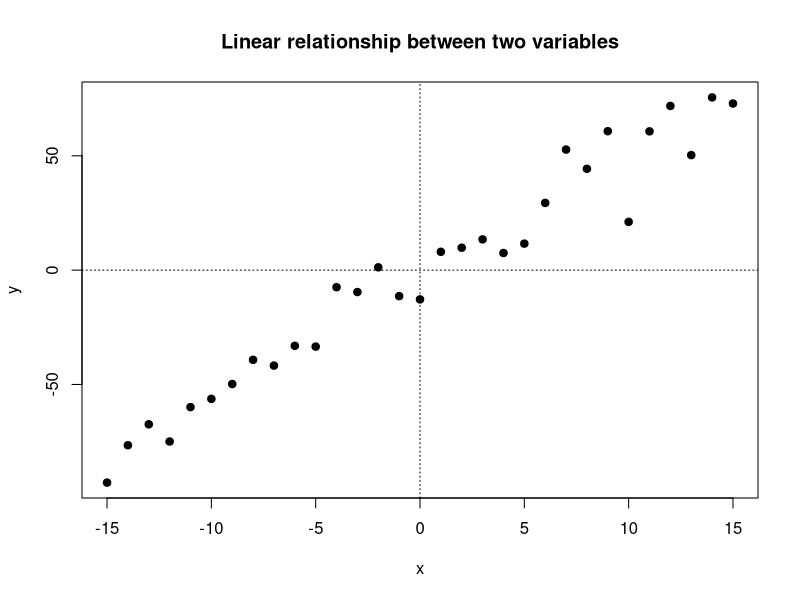
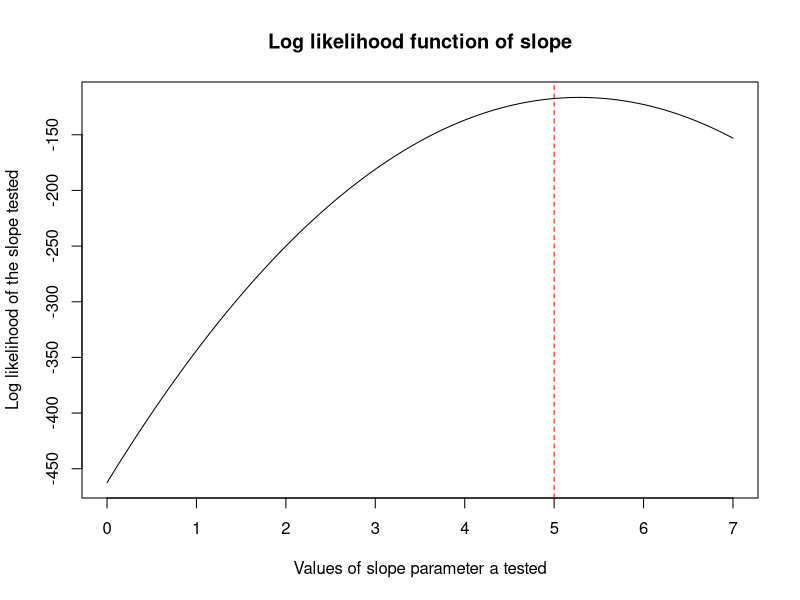
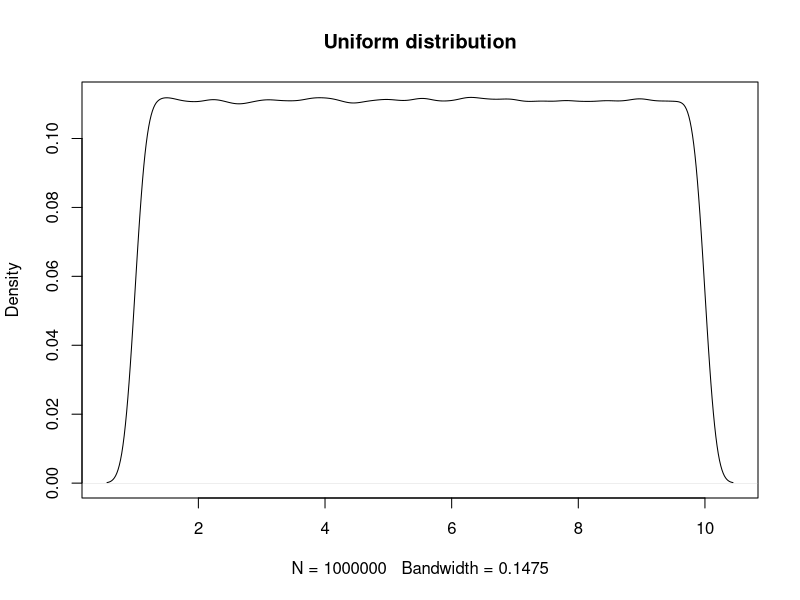
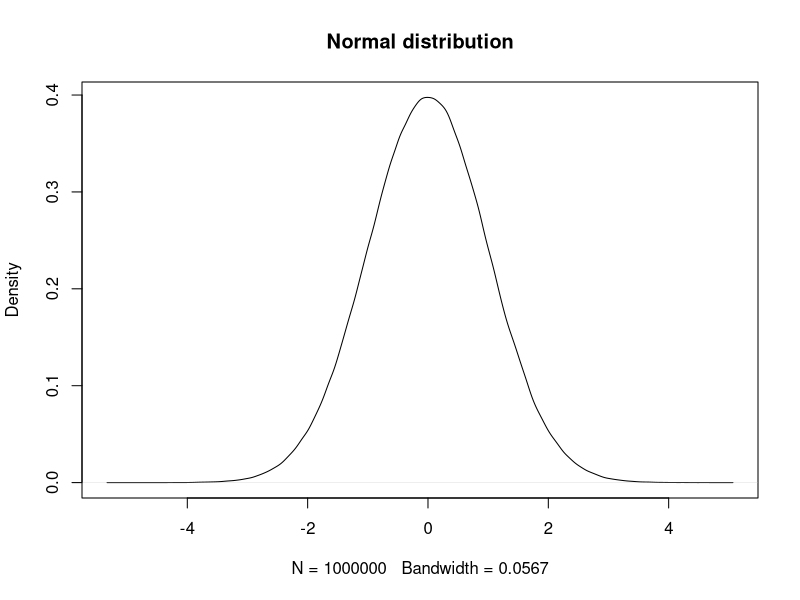
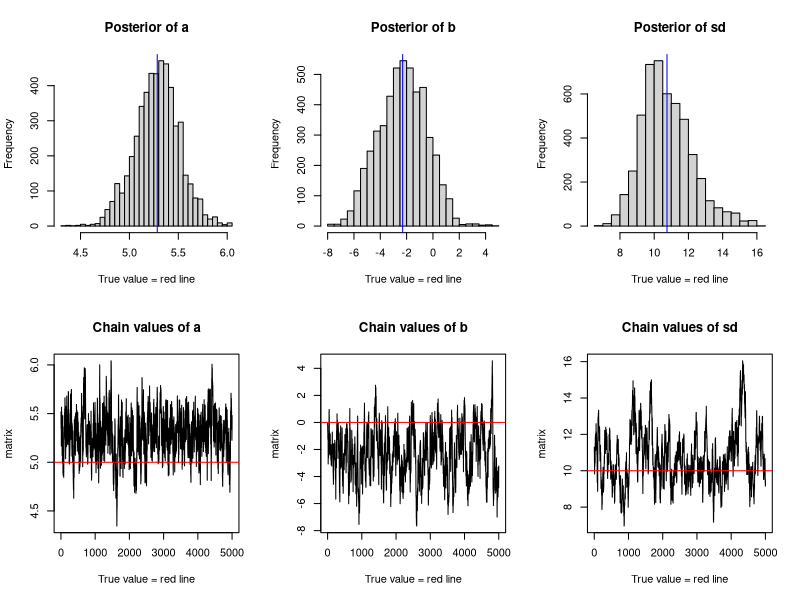
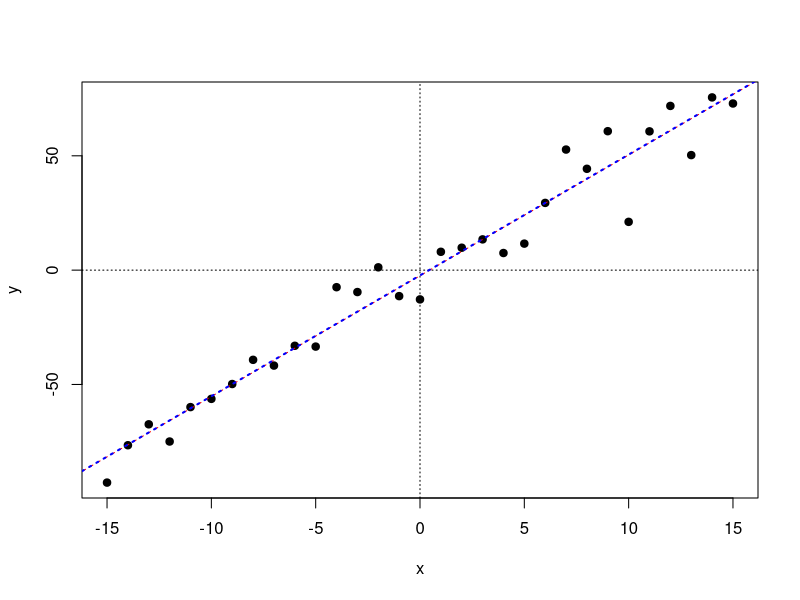
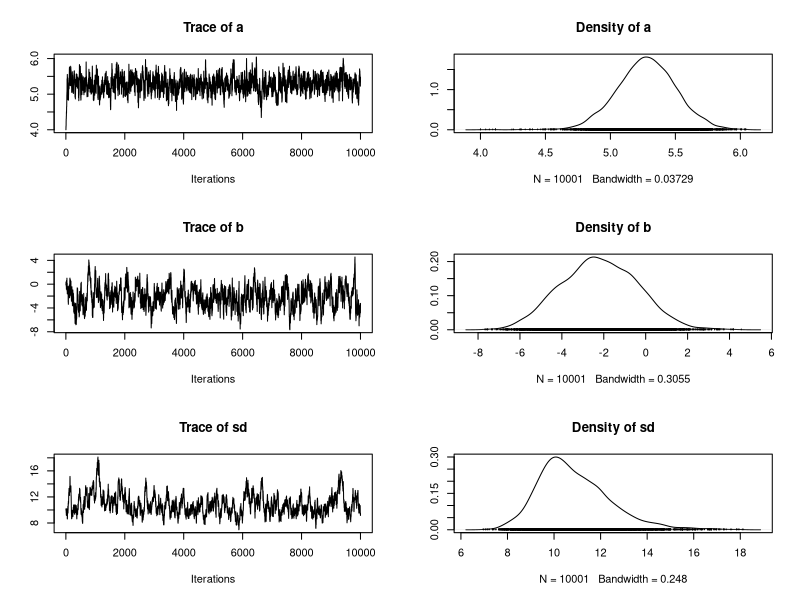
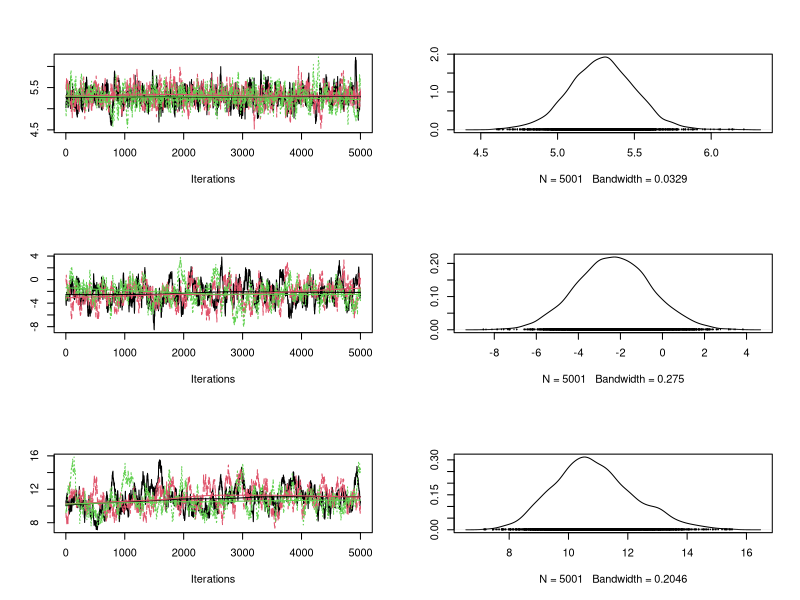

Here is the R script that generated these plots, in order:
# QCBS MCMC Workshop
install.packages("coda")


# To explore the Metropolis-Hastings, we are going to test a custom algorithm in R based on a simple linear model. First, we are going to generate the data, build a likelihood function, set our priors, and construct the posterior distribution. As a reminder, we provide Bayes rule below. 

## Bayes rule: 

# $$ P(\theta \mid Data) = \frac{P(Data \mid \theta) \, P(\theta)}{P(Data)} $$
# or it can be rewritten as
# $$ P(\theta \mid Data) \propto P(Data \mid \theta) \, P(\theta) $$


# Specifying the data -----------------------------------------------------
# In this exercise, we are going to set the data according to a linear model: y = ax+b + epsilon. 

true_a <- 5       # slope
true_b <- 0       # Intercept
true_Sd <- 10     # error 
sample_Size <- 31 # sample size 

# create independent x-values (between -15 to 15)
x <- (-(sample_Size-1)/2):((sample_Size-1)/2)

# create dependent values according to ax + b + N(0,sd)
y <-  true_a * x + true_b + rnorm(n = sample_Size,
mean = 0,
sd = true_Sd)

# Look at the data 
par(mfrow=c(1,1))
plot(x, y, 
col = "black", 
bg  = "black", 
pch = 21,
main= "Linear relationship between two variables")
abline(h = 0, v = 0, lty = 3)



# To define our Metropolis-Hastings MCMC, we need to define a statistical model. First, let's take a look at the likelihood.


# Likelihood --------------------------------------------------------------
## Likelihood or L(Data|Parameters)
# With the likelihood, we want to construct a function to answer the question: what is the function of parameters, in a statistical model, given the data. 
# $$P(Data \mid \theta_i)$$
  
likelihood <- function(param){
  # Setting parameters
  a = param[1]
  b = param[2]
  sd = param[3]
  
  # Create the predicted y 
  y_pred = a*x + b
  
  # We look how likely it is to have y, if we assume 
  # it comes from a normal distribution with
  # mean y_pred and a standard deviation of sd
  # dnorm outputs a probability (it's going to be the same length as the y vector)
  singlelikelihoods = dnorm(y, # y is the data we created that is dependent on x              
                            mean = y_pred, 
                            sd = sd, 
                            log = TRUE) # This is giving the log of the
  # probability. It is, partly, to
  # accommodate underflow and stuff
  # like that (log(10^-34)=-78.29)
  sumll = sum(singlelikelihoods) # (The logarithm of a product equals
  # the sum of the logarithms): explained
  # here https://onlinecourses.science.psu.edu/stat504/node/27
  return(sumll)   
}

# Example: plot the likelihood profile of the slope a 
# (we are going to test different slope values to see how it's working)
slopevalues <- function(test_a){
  return(likelihood(c(test_a, 
                      true_b, 
                      true_Sd)))
}

# Here we are going to create a bunch of slope values and test them with our likelihood 
sequence = seq(0, 7, by=.05)
slopelikelihoods <- lapply(sequence, 
                           slopevalues)
plot (sequence, 
      slopelikelihoods, 
      type = "l", 
      xlab = "Values of slope parameter a tested", 
      ylab = "Log likelihood of the slope tested", 
      main = "Log likelihood function of slope");abline(v=true_a, col = "red", lty = 2)



# Prior -------------------------------------------------------------------
## Prior distribution or Prior(Parameters)
# $$P(\theta_i)$$
  
# There is one prior distribution per parameter 
prior <- function(param){
  a = param[1]
  b = param[2]
  sd = param[3]
  
  # The choice of the priors might not be the best. 
  # They were chosen for simplicity in this exercice.
  # As a reminder: 
  # A Uniform distribution is defined by a minimum and a maximum value
  # A Normal distribution is defined by a mean and a standard deviation
  aprior = dunif(a, min=0, max=10, log = TRUE)
  bprior = dnorm(b, mean = 0, sd = 5, log = TRUE)
  sdprior = dunif(sd, min=0, max=30, log = TRUE)
  
  # Addition of the prior (since everything in on a 
  # log scale with "log = TRUE")
  return(aprior + bprior + sdprior)
}

# If you want to look at the uniform density distribution: 
plot(density(runif(1000000,min = 1,max = 10)), 
     main = "Uniform distribution")
# If you want to look at the normal density distribution: 
plot(density(rnorm(1000000, mean = 0, sd = 1)), 
     main = "Normal distribution")



# The posterior or P(Parameters|Data) -------------------------------------

# $$ P(\theta_i \mid Data)$$
# The posterior is a density distribution that reflects the probability of observing the data given some parameter θ~i~. It is proportional to $P(\theta_i \mid Data) P(Data)$ or the likelihood times the prior.
# In this case, since we work with the log-scale (log likelihood and prior), we can sum the two instead of multiplying them. This function will be implemented in the MCMC sampler. 

posterior <- function(param){
  return (likelihood(param) + # Likelihood
            prior(param))     # Prior
}





# Metropolis-Hastings algorithm  ------------------------------------------
# Now let's turn to the Markov chain Monte Carlo (MCMC). That's the process that will help us to determine the posterior distribution with the likelihood and the prior we defined earlier.
# Developed in part with Nicholas Constantine Metropolis (born in US, 1915-1999) and Wilfred Keith Hastings (born in Canada, 1930-2016). 
# The objective is to navigate through the parameter space (mixing), pick some values and test them. 
# Here's a resource if you want to get a sense of how a MCMC algorithm is working:  Hartig, F., J. M. Calabrese, B. Reineking, T. Wiegand, and A. Huth. 2011. Statistical inference for stochastic simulation models - theory and application. Ecology Letters 14:816–827.

proposalfunction <- function(param){
return(rnorm(3, # This outputs 3 values 
mean = param, 
sd = c(0.1,0.5,0.3))) # If you're not sure what 
# to put here, start with 
# 1/20 and see how it goes! 
}

run_metropolis_MCMC <- function(startvalue,  # The start value may bias 
                                # the first step in the MCMC, 
                                # but it is discarded later 
                                iterations){ # The number of times it's 
  # going to test values 
  chain = array(dim = c(iterations+1,3))
  chain[1,] = startvalue
  for (i in 1:iterations){
    
    # Getting new proposed values 
    proposal = proposalfunction(chain[i,])
    
    # Probability of acceptance 
    # Here we compare the ratio of the posterior probability with 
    # the proposal and the posterior probability of the last value 
    probab = exp(posterior(proposal) - posterior(chain[i,])) # p1/p2 = exp[log(p1)-log(p2)]
    if (runif(1) < probab){ # If the probability we get is higher 
      # than a random probability (it could 
      # also be coded as a rbinom())
      chain[i+1,] = proposal
    } else {
      chain[i+1,] = chain[i,]
    }
  } # Closing for loop 
  return(chain)
} # End of run_metropolis_MCMC

startvalue = c(4,0,10)
chain = run_metropolis_MCMC(startvalue = startvalue, 
                            iterations = 10000)

# The burnIn will discard the first iterations that 
# might not be meaningful in the MCMC chain (it also discards the initial values)
# Another way of looking at this is that we need to 
# "warm up" the MCMC chain before we interpret any conclusion from it. 
burnIn = 5000

# Below, we look at the acceptance rate. 
# How often the values proposed from the "proposalfunction" 
# were accepted by the algorithm. For this, we look at duplicated
# lines. If a line was copied entirely, it means that the proposal 
# was rejected.
(acceptance.rate = 1-mean(duplicated(chain[-(1:burnIn),])))

### End of MCMC 




# Summary and diagnostic --------------------------------------------------

# In this part, we are going to look at the posterior distribution with an histogram and use traceplots to diagnose how well our chains were exploring the parameter space (mixing). 

par(mfrow = c(2,3))

# Histograms for posterior 
colnames(chain) = c("a","b","sd")
chain.burn = chain[-(1:burnIn),]

hist.mcmc = function(matrix,
                     xlab = "True value = red line",
                     main = "Posterior", 
                     nclass=30,
                     true.value = NA,
                     col = "red") {
  hist(matrix,nclass=nclass,  
       main=main, xlab=xlab)
  abline(v = mean(matrix), col="blue" )
  abline(v = true.value, col=col )
}

hist.mcmc(chain.burn[,"a"], main="Posterior of a")
hist.mcmc(chain.burn[,"b"], main="Posterior of b")
hist.mcmc(chain.burn[,"sd"], main="Posterior of sd")

# Trace plots function for chain mixing
traceplot.mcmc = function(matrix,
                          xlab = "True value = red line",
                          main = "Chain values", 
                          true.value = NA,
                          col = "red") {
  plot(matrix, type = "l", 
       xlab =xlab, 
       main = main )
  abline(h = true.value, col = col)
}

traceplot.mcmc(matrix = chain.burn[,"a"],
               main = "Chain values of a",
               true.value = true_a)
traceplot.mcmc(matrix = chain.burn[,"b"],
               main = "Chain values of b",
               true.value = true_b)
traceplot.mcmc(matrix = chain.burn[,"sd"],
               main = "Chain values of sd",
               true.value = true_Sd)

# for comparison, see the linear model:
summary(lm(y~x))

par(mfrow=c(1,1))

# Show the data again
plot(y~x,col = "black", bg = "black", pch = 21); abline(h=0,v=0,lty = 3)

# Line from the linear model 
abline(lm(y~x), col = "red",lty = 2)

# Extract the parameters from our Bayesian model by computing the mean of each parameter
bayes.linear.parameters = apply(chain[-(1:burnIn),],2,mean)
abline(a = bayes.linear.parameters[2], # a in this case is the intercept
       b = bayes.linear.parameters[1], # b is the slope
       col = "blue", lty = 3, lwd = 2)




# Coda: Convergence Diagnosis and Output Analysis -------------------------

# There are also packages that are designed to diagnose Bayesian models. Here we are going to explore traceplots of multiple chains, and density plots of the posterior.

# Diagnostic of the parameters by converting our matrix in a MCMC object
library(coda)
class(chain)

# Transform to an MCMC object 
chain.mcmc = mcmc(chain)
class(chain.mcmc)
str(chain.mcmc)

summary(chain.mcmc)

# Draw the diagnostic (traceplot and posterior distribution)
plot(chain.mcmc)


# You can then run multiple independent chains 
# This is particularly helpful to monitor convergence of the MCMC chains. 
# That means that independent chains should be roughly looking the same. 
chain1 = run_metropolis_MCMC(startvalue, 10000)
chain2 = run_metropolis_MCMC(startvalue, 10000)
chain3 = run_metropolis_MCMC(startvalue, 10000)

# Removing the first iterations (with the burn-in)
chain1.b = chain1[-(1:burnIn),]
chain2.b = chain2[-(1:burnIn),]
chain3.b = chain3[-(1:burnIn),]

# Converting to mcmc object 
chain1.mcmc = mcmc(chain1.b)
chain2.mcmc = mcmc(chain2.b)
chain3.mcmc = mcmc(chain3.b)

# Combining to a mcmc.list of multiple chains 
combinedchains = mcmc.list(chain1.mcmc, 
                           chain2.mcmc, 
                           chain3.mcmc)

# Diagnostic plots 
plot(combinedchains)


